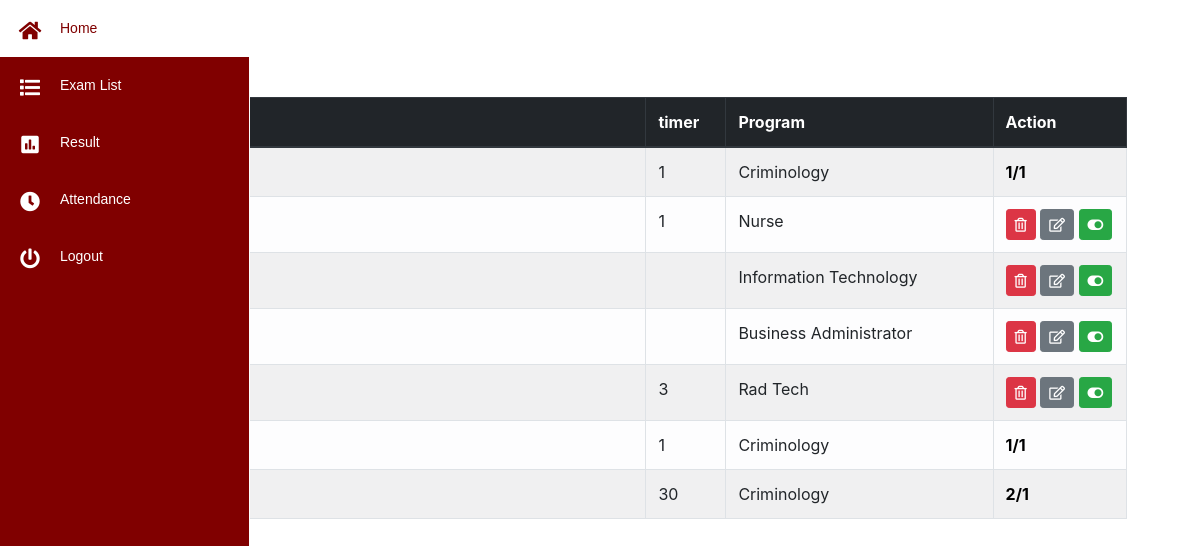
The app's page /emp/exam_list.php (signed in) with its own data.
### tables this page shows
CREATE TABLE `lexamtb` (
  `lexamtbl_id` int(11) NOT NULL,
  `exam_name` varchar(255) NOT NULL,
  `program` varchar(225) NOT NULL,
  `exam_no` varchar(255) NOT NULL,
  `actyear` varchar(225) NOT NULL,
  `status` enum('0','1') NOT NULL
);

CREATE TABLE `timetbl` (
  `timer_id` int(11) NOT NULL,
  `exam_id` varchar(255) NOT NULL,
  `duration` varchar(255) NOT NULL
);

### emp/exam_list.php (the view, shortened to what this page needs)
<!DOCTYPE html>
<html>
<head>
</head>
<body>
<?php
 include ("php/nav.php");
$q1="SELECT * FROM lexamtb WHERE actyear ='$active'";
 $r1= mysqli_query($conn,$q1);
?>
<div class="container">
<br>
<center><h3 style="color: white" >Exam List</h3></center>
<button type="submit" class="btn btn-warning btn-sm" name="tran" data-toggle="modal" data-target="#cexam">
</button>
<br>
   <div class=" table-sorting table-responsive-sm mx-auto " style="width:95%">
                   <table class="table table-striped table-bordered table-light"  id="tSortable22">
                    <thead class="thead-dark">
                     <tr>
                                            <th style="width:1%">#</th>
                                            <th style="width:40%">Exam</th>
                                            <th style="width:5%">timer</th>
                                            <th style="width:20%">Program</th>
                                            <th style="width:10%">Action</th>
                                        </tr>
                                      </thead>
                                              <tbody>
                                        <?php
                                        $counter =1;
                                        while($row = mysqli_fetch_array($r1)){
 $exam_name= $row["exam_name"];
  $prog1= $row["program"];
   $count='hidden';
  $button= '';
  $check_exam = mysqli_query($conn, "SELECT * FROM lexamtb WHERE status='1' AND exam_name='$exam_name' AND program='$prog1'");
  $check_exam_row = mysqli_num_rows($check_exam);
    if($check_exam_row > 0) {
      $button = 'hidden style="cursor: not-allowed;"';
      $count='';
    }
?>
                                        <tr weight="100%">
                                        <td ><?php echo $counter; ?></td>
                                        <td><?php echo $row["exam_name"]; ?></td>
<?php
$eid = $row["exam_no"];
$program =$row["program"];
  $s2= "SELECT * FROM timetbl WHERE exam_id = '$eid'";
  $r2 = $conn->query($s2);
  $d2= $r2->fetch_assoc();
  $dura = $d2['duration'];
?>
                                        <td><?php echo  $dura ?></td>
                                        <td><?php echo $row["program"]; ?></td>
                                        <td  style="color: white;">
                                        <a href="action_exam.php?id=<?php echo $row["exam_no"]; ?>"  onclick="return confirm_pay()" <?php echo $button?> class="btn btn-danger btn-sm "><i class="far fa-trash-alt"></i></a>
                                        <a href="iexam.php?id=<?php echo $row["exam_no"]; ?>" 	 onclick="return confirm_pay()"  <?php echo $button?> class="btn btn-secondary btn-sm "><i class="far fa-edit"></i></a>
                                        <a href="examact.php?id=<?php echo $row["exam_no"]; ?>"  onclick="return confirm_pay()" <?php echo $button?> class="btn btn-success btn-sm "><i class="fas fa-toggle-on"></i></a>
<?php
$rows_enroll= mysqli_query($conn, "SELECT * FROM enrolltbl WHERE enroll_date ='$active' AND program='$program'");
$rows_enroll_count= mysqli_num_rows($rows_enroll);
$rows_done= mysqli_query($conn, "SELECT * FROM evaltbl WHERE exam_no ='$eid' ");
$rows_done_count= mysqli_num_rows($rows_done);
?>
                                    <b  <?php echo  $count ?> style="color: black"><?php echo $rows_done_count;?>/<?php echo $rows_enroll_count;?></b>
                                     </td>
<?php
 $counter++;
   }
  ?>
  </tbody>
</div></div>
</body>
</html>

### emp/admin_sidemenu.css (style rules this page uses)
.body, html { height: 100% }

### records on screen
lexamtb: timetbl.duration "1", program "Criminology", rows_done_count "1", rows_enroll_count "1"
lexamtb: timetbl.duration "1", program "Nurse"
lexamtb: program "Information Technology"
lexamtb: program "Business Administrator"
lexamtb: timetbl.duration "3", program "Rad Tech"
lexamtb: timetbl.duration "1", program "Criminology", rows_done_count "1", rows_enroll_count "1"
lexamtb: timetbl.duration "30", program "Criminology", rows_done_count "2", rows_enroll_count "1"
